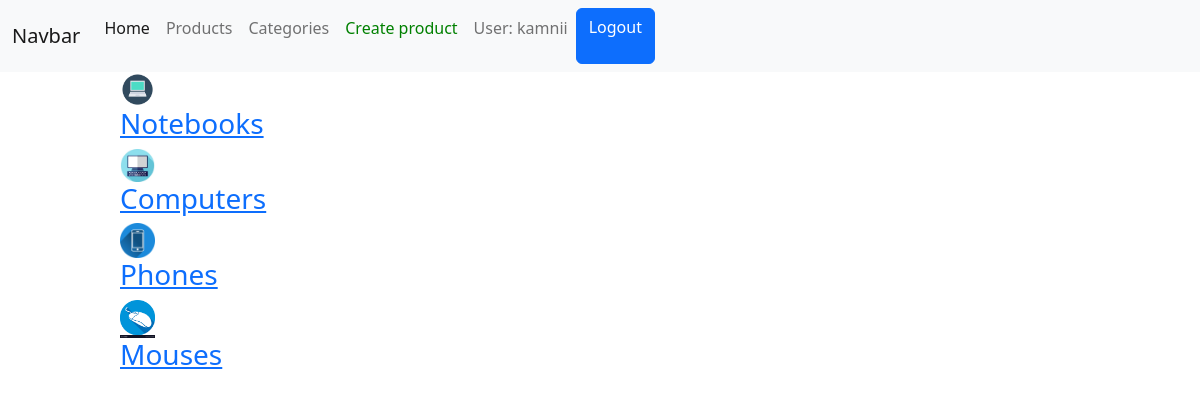
Page /categories/ (signed in) on the committed database.
### product/models.py (models this page shows, shortened)
class Category(models.Model):
    icon = models.ImageField(null=True)
    title = models.CharField(max_length=100)

### product/views.py (the view)
# urls.py: path('categories/', CategoriesView.as_view()),
class CategoriesView(ListView):
    model = Category
    template_name = 'categories/categories.html'
    def get_context_data(self, *, object_list=None, **kwargs):
        return {
            'user': get_user_from_request(self.request),
            'categories': self.get_queryset()
        }

### users/utils.py (called while the page is built)
def get_user_from_request(request):
    return request.user if not request.user.is_anonymous else None

### templates/categories/categories.html (shortened to what this page needs)
{% extends 'layouts/main.html' %}
{% block content %}
    <div class="categories">
        {% for category in categories %}
            <div class="category" style="width: 100%;">
                <div class="card_body">
                    <img src="/media/{{ category.icon }}" alt="">
                    <h3>
                        <a href="/products/?category_id={{ category.id }}">
                            {{ category.title }}
                        </a>
                    </h3>
                </div>
            </div>
        {% endfor %}
    </div>
{% endblock %}

### templates/layouts/main.html (shortened to what this page needs)
<!doctype html>
<html lang="en">
<head>
    <link rel="stylesheet" href="https://cdn.jsdelivr.net/npm/bootstrap@5.2.2/dist/css/bootstrap.min.css"
>
</head>
<body>
<div class="header">
    <nav class="navbar navbar-expand-lg navbar-light bg-light">
        <div class="container-fluid">
            <a class="navbar-brand" href="#">Navbar</a>
            <div class="collapse navbar-collapse" id="navbarNavAltMarkup">
                <div class="navbar-nav">
                    <a class="nav-link active" aria-current="page" href="/">Home</a>
                    <a class="nav-link" href="/products">Products</a>
                    <a class="nav-link" href="/categories">Categories</a>
                    {% if user %}
                        <a class="nav-link" href="/products/create" style="color: green;">
                            Create product
                        </a>
                        <p class="nav-link">User: {{ user.username }}</p>
                        <a href="/users/logout/" class="btn btn-primary">Logout</a>
                    {% else %}
                        <a href="/users/login/" class="nav-link">Login</a>
                        <a href="/users/register/" class="nav-link">Register</a>
                    {% endif %}
                </div>
            </div>
        </div>
    </nav>
</div>
{% block content %}
{% endblock %}
</body>
</html>

### templates/categories/categories.html (style rules this page uses)
.categories { display: flex; justify-content: space-between; margin-left: 10%; width: 80%; flex-wrap: wrap; }
.category { display: flex; justify-content: space-between; width: 20%; }
.card_body > img { width: 35px; }

### rows in the picture
Category: icon (picture), title "Notebooks"
Category: icon (picture), title "Computers"
Category: icon (picture), title "Phones"
Category: icon (picture), title "Mouses"

### other values in the picture
{{ user.username }} "kamnii"
